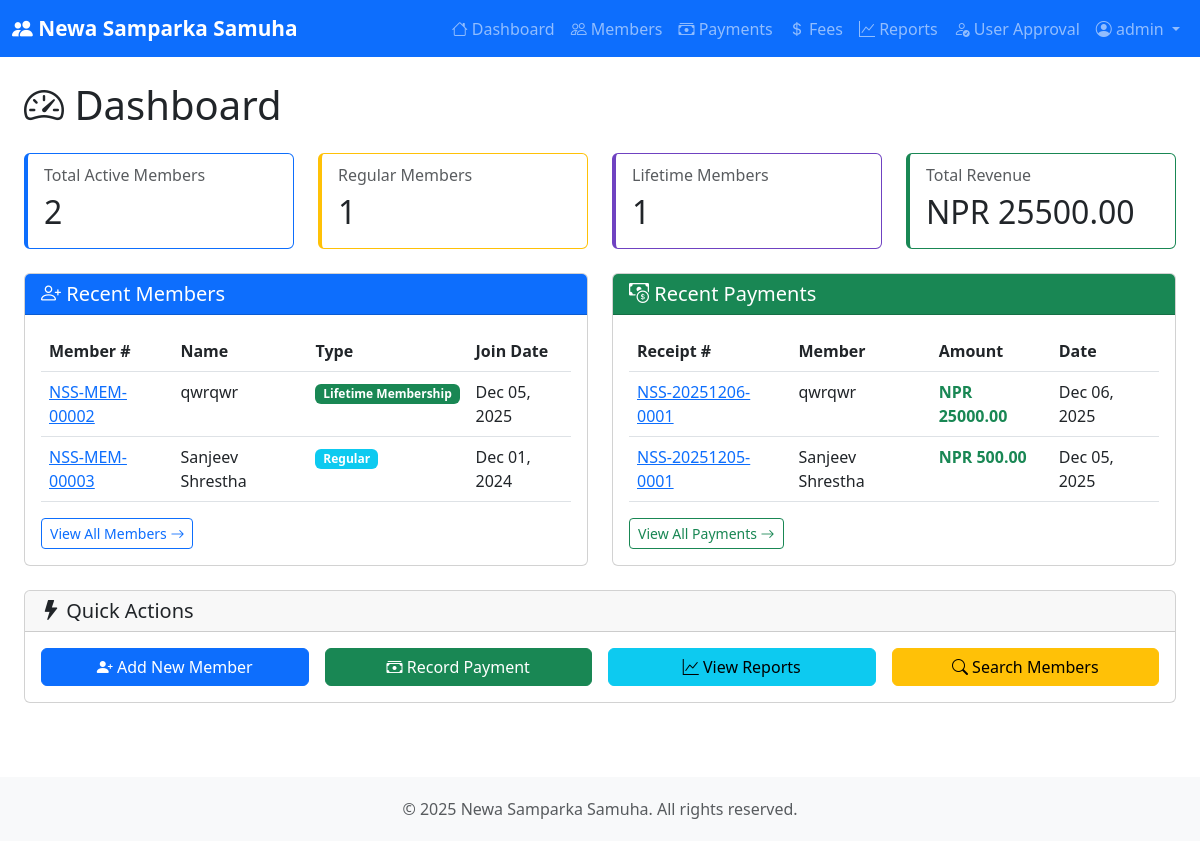
The app's page / (signed in) with its own data.
### membership/models.py (models this page shows, shortened)
class Member(models.Model):
    name = models.CharField(max_length=200, verbose_name="Full Name")
    phone_regex = RegexValidator(
        regex=r'^\+?1?\d{9,15}$',
        message="Phone number must be entered in the format: '+999999999'. Up to 15 digits allowed."
    )
    phone_number = models.CharField(
        validators=[phone_regex],
        max_length=17,
        verbose_name="Phone Number"
    )
    email = models.EmailField(verbose_name="Email Address")
    permanent_address = models.TextField(verbose_name="Permanent Address")
    current_address = models.TextField(verbose_name="Current Address")
    date_of_birth = models.DateField(
        verbose_name="Date of Birth",
        blank=True,
        null=True
    )
    photograph = models.ImageField(
        upload_to='member_photos/',
        verbose_name="Photograph",
        blank=True,
        null=True,
        help_text="Upload member's photograph (JPG, PNG)"
    )
    father_name = models.CharField(max_length=200, verbose_name="Father's Name")
    mother_name = models.CharField(max_length=200, verbose_name="Mother's Name")
    spouse_name = models.CharField(
        max_length=200,
        blank=True,
        null=True,
        verbose_name="Spouse Name"
    )
    citizenship_number = models.CharField(
        max_length=50,
        unique=True,
        verbose_name="Citizenship Number"
    )
    citizenship_issue_date = models.DateField(
        verbose_name="Citizenship Issue Date",
        blank=True,
        null=True
    )
    citizenship_issue_district = models.CharField(
        max_length=100,
        verbose_name="Citizenship Issue District",
        blank=True,
        null=True
    )
    MEMBERSHIP_CHOICES = [
        ('REGULAR', 'Regular'),
        ('LIFETIME', 'Lifetime Membership'),
    ]
    membership_type = models.CharField(
        max_length=20,
        choices=MEMBERSHIP_CHOICES,
        default='REGULAR',
        verbose_name="Membership Type"
    )
    membership_number = models.CharField(
        max_length=50,
        unique=True,
        verbose_name="Membership Number"
    )
    join_date = models.DateField(default=timezone.now, verbose_name="Join Date")
    is_active = models.BooleanField(default=True, verbose_name="Active Status")
    PAYMENT_FREQUENCY_CHOICES = [
        ('ANNUAL', 'Annual'),
        ('MONTHLY', 'Monthly'),
    ]
    payment_frequency = models.CharField(
        max_length=20,
        choices=PAYMENT_FREQUENCY_CHOICES,
        default='ANNUAL',
        verbose_name="Payment Frequency",
        help_text="How often member pays (only for Regular members)"
    )
    last_payment_date = models.DateField(
        blank=True,
        null=True,
        verbose_name="Last Payment Date",
        help_text="Date of most recent payment"
    )
    membership_valid_until = models.DateField(
        blank=True,
        null=True,
        verbose_name="Membership Valid Until",
        help_text="Date when membership expires (null for lifetime members)"
    )
    created_at = models.DateTimeField(auto_now_add=True)
    updated_at = models.DateTimeField(auto_now=True)
    class Meta:
        ordering = ['-join_date']
        verbose_name = "Member"
        verbose_name_plural = "Members"

class Payment(models.Model):
    member = models.ForeignKey(
        Member,
        on_delete=models.CASCADE,
        related_name='payments',
        verbose_name="Member"
    )
    membership_fee = models.ForeignKey(
        MembershipFee,
        on_delete=models.PROTECT,
        related_name='payments',
        verbose_name="Fee Structure"
    )
    amount = models.DecimalField(
        max_digits=10,
        decimal_places=2,
        verbose_name="Payment Amount"
    )
    payment_date = models.DateField(default=timezone.now, verbose_name="Payment Date")
    PAYMENT_MODE_CHOICES = [
        ('CASH', 'Cash'),
        ('BANK_TRANSFER', 'Bank Transfer'),
        ('ONLINE', 'Online Payment'),
        ('CHEQUE', 'Cheque'),
    ]
    payment_mode = models.CharField(
        max_length=20,
        choices=PAYMENT_MODE_CHOICES,
        verbose_name="Payment Mode"
    )
    transaction_reference = models.CharField(
        max_length=100,
        blank=True,
        null=True,
        verbose_name="Transaction Reference"
    )
    receipt_number = models.CharField(
        max_length=50,
        unique=True,
        verbose_name="Receipt Number"
    )
    collected_by = models.CharField(
        max_length=100,
        blank=True,
        null=True,
        verbose_name="Collected By"
    )
    remarks = models.TextField(
        blank=True,
        null=True,
        verbose_name="Remarks"
    )
    created_at = models.DateTimeField(auto_now_add=True)
    updated_at = models.DateTimeField(auto_now=True)
    class Meta:
        ordering = ['-payment_date']
        verbose_name = "Payment"
        verbose_name_plural = "Payments"

### membership/views.py (the view)
# urls.py: path('', views.home, name='home'),
@login_required
def home(request):
    context = {
        'total_members': Member.objects.filter(is_active=True).count(),
        'regular_members': Member.objects.filter(membership_type='REGULAR', is_active=True).count(),
        'lifetime_members': Member.objects.filter(membership_type='LIFETIME', is_active=True).count(),
        'total_revenue': Payment.objects.aggregate(total=Sum('amount'))['total'] or 0,
        'recent_members': Member.objects.filter(is_active=True).order_by('-join_date')[:5],
        'recent_payments': Payment.objects.order_by('-payment_date')[:10],
    }
    return render(request, 'membership/home.html', context)

### membership/templates/membership/home.html (shortened to what this page needs)
{% extends 'membership/base.html' %}
{% block content %}
<div class="container-fluid">
    <h1 class="mb-4">
        <i class="bi bi-speedometer2"></i> Dashboard
    </h1>
    <div class="row g-4 mb-4">
        <div class="col-md-3">
            <div class="card stat-card members">
                <div class="card-body">
                    <h6 class="card-subtitle text-muted mb-2">Total Active Members</h6>
                    <h2 class="card-title mb-0">{{ total_members }}</h2>
                </div>
            </div>
        </div>
        <div class="col-md-3">
            <div class="card stat-card regular">
                <div class="card-body">
                    <h6 class="card-subtitle text-muted mb-2">Regular Members</h6>
                    <h2 class="card-title mb-0">{{ regular_members }}</h2>
                </div>
            </div>
        </div>
        <div class="col-md-3">
            <div class="card stat-card lifetime">
                <div class="card-body">
                    <h6 class="card-subtitle text-muted mb-2">Lifetime Members</h6>
                    <h2 class="card-title mb-0">{{ lifetime_members }}</h2>
                </div>
            </div>
        </div>
        <div class="col-md-3">
            <div class="card stat-card revenue">
                <div class="card-body">
                    <h6 class="card-subtitle text-muted mb-2">Total Revenue</h6>
                    <h2 class="card-title mb-0">NPR {{ total_revenue|floatformat:2 }}</h2>
                </div>
            </div>
        </div>
    </div>
    <div class="row">
        <div class="col-lg-6 mb-4">
            <div class="card">
                <div class="card-header bg-primary text-white">
                    <h5 class="mb-0"><i class="bi bi-person-plus"></i> Recent Members</h5>
                </div>
                <div class="card-body">
                    {% if recent_members %}
                    <div class="table-responsive">
                        <table class="table table-hover">
                            <thead>
                                <tr>
                                    <th>Member #</th>
                                    <th>Name</th>
                                    <th>Type</th>
                                    <th>Join Date</th>
                                </tr>
                            </thead>
                            <tbody>
                                {% for member in recent_members %}
                                <tr>
                                    <td>
                                        <a href="{% url 'membership:member_detail' member.pk %}">
                                            {{ member.membership_number }}
                                        </a>
                                    </td>
                                    <td>{{ member.name }}</td>
                                    <td>
                                        <span class="badge bg-{% if member.membership_type == 'LIFETIME' %}success{% else %}info{% endif %}">
                                            {{ member.get_membership_type_display }}
                                        </span>
                                    </td>
                                    <td>{{ member.join_date|date:"M d, Y" }}</td>
                                </tr>
                                {% endfor %}
                            </tbody>
                        </table>
                    </div>
                    {% else %}
                    <p class="text-muted">No members yet.</p>
                    {% endif %}
                    <a href="{% url 'membership:member_list' %}" class="btn btn-sm btn-outline-primary">
                        View All Members <i class="bi bi-arrow-right"></i>
                    </a>
                </div>
            </div>
        </div>
        <div class="col-lg-6 mb-4">
            <div class="card">
                <div class="card-header bg-success text-white">
                    <h5 class="mb-0"><i class="bi bi-cash-coin"></i> Recent Payments</h5>
                </div>
                <div class="card-body">
                    {% if recent_payments %}
                    <div class="table-responsive">
                        <table class="table table-hover">
                            <thead>
                                <tr>
                                    <th>Receipt #</th>
                                    <th>Member</th>
                                    <th>Amount</th>
                                    <th>Date</th>
                                </tr>
                            </thead>
                            <tbody>
                                {% for payment in recent_payments %}
                                <tr>
                                    <td>
                                        <a href="{% url 'membership:payment_receipt' payment.pk %}">
                                            {{ payment.receipt_number }}
                                        </a>
                                    </td>
                                    <td>{{ payment.member.name|truncatewords:3 }}</td>
                                    <td class="text-success fw-bold">NPR {{ payment.amount|floatformat:2 }}</td>
                                    <td>{{ payment.payment_date|date:"M d, Y" }}</td>
                                </tr>
                                {% endfor %}
                            </tbody>
                        </table>
                    </div>
                    {% else %}
                    <p class="text-muted">No payments yet.</p>
                    {% endif %}
                    <a href="{% url 'membership:payment_list' %}" class="btn btn-sm btn-outline-success">
                        View All Payments <i class="bi bi-arrow-right"></i>
                    </a>
                </div>
            </div>
        </div>
    </div>
    <div class="row">
        <div class="col-12">
            <div class="card">
                <div class="card-header">
                    <h5 class="mb-0"><i class="bi bi-lightning-fill"></i> Quick Actions</h5>
                </div>
                <div class="card-body">
                    <div class="row g-3">
                        <div class="col-md-3">
                            <a href="{% url 'membership:member_add' %}" class="btn btn-primary w-100">
                                <i class="bi bi-person-plus-fill"></i> Add New Member
                            </a>
                        </div>
                        <div class="col-md-3">
                            <a href="{% url 'membership:payment_add' %}" class="btn btn-success w-100">
                                <i class="bi bi-cash-stack"></i> Record Payment
                            </a>
                        </div>
                        <div class="col-md-3">
                            <a href="{% url 'membership:revenue_report' %}" class="btn btn-info w-100">
                                <i class="bi bi-graph-up"></i> View Reports
                            </a>
                        </div>
                        <div class="col-md-3">
                            <a href="{% url 'membership:member_list' %}" class="btn btn-warning w-100">
                                <i class="bi bi-search"></i> Search Members
                            </a>
                        </div>
                    </div>
                </div>
            </div>
        </div>
    </div>
</div>
{% endblock %}

### membership/templates/membership/base.html (shortened to what this page needs)
<!DOCTYPE html>
<html lang="en">
<head>
    <link href="https://cdn.jsdelivr.net/npm/bootstrap@5.3.0/dist/css/bootstrap.min.css" rel="stylesheet">
    <link rel="stylesheet" href="https://cdn.jsdelivr.net/npm/bootstrap-icons@1.11.0/font/bootstrap-icons.css">
</head>
<body>
    <nav class="navbar navbar-expand-lg navbar-dark bg-primary no-print">
        <div class="container-fluid">
            <a class="navbar-brand" href="{% url 'membership:home' %}">
                <i class="bi bi-people-fill"></i> Newa Samparka Samuha
            </a>
            <div class="collapse navbar-collapse" id="navbarNav">
                <ul class="navbar-nav ms-auto">
                    {% if user.is_authenticated %}
                    <li class="nav-item">
                        <a class="nav-link" href="{% url 'membership:home' %}">
                            <i class="bi bi-house"></i> Dashboard
                        </a>
                    </li>
                    <li class="nav-item">
                        <a class="nav-link" href="{% url 'membership:member_list' %}">
                            <i class="bi bi-people"></i> Members
                        </a>
                    </li>
                    <li class="nav-item">
                        <a class="nav-link" href="{% url 'membership:payment_list' %}">
                            <i class="bi bi-cash-stack"></i> Payments
                        </a>
                    </li>
                    <li class="nav-item">
                        <a class="nav-link" href="{% url 'membership:fee_list' %}">
                            <i class="bi bi-currency-dollar"></i> Fees
                        </a>
                    </li>
                    <li class="nav-item">
                        <a class="nav-link" href="{% url 'membership:revenue_report' %}">
                            <i class="bi bi-graph-up"></i> Reports
                        </a>
                    </li>
                    {% if user.is_superuser or user.is_staff %}
                    <li class="nav-item">
                        <a class="nav-link" href="{% url 'membership:user_approval_list' %}">
                            <i class="bi bi-person-check"></i> User Approval
                        </a>
                    </li>
                    {% endif %}
                    <li class="nav-item dropdown">
                        <a class="nav-link dropdown-toggle" href="#" id="userDropdown" role="button"
                           data-bs-toggle="dropdown" aria-expanded="false">
                            <i class="bi bi-person-circle"></i> {{ user.first_name|default:user.username }}
                        </a>
                    </li>
                    {% endif %}
                </ul>
            </div>
        </div>
    </nav>
    <main class="container-fluid py-4">
        {% block content %}{% endblock %}
    </main>
    <footer class="text-center no-print">
        <div class="container">
            <p class="text-muted mb-0">
                &copy; 2025 Newa Samparka Samuha. All rights reserved.
            </p>
        </div>
    </footer>
</body>
</html>

### records on screen
Member: membership_number "NSS-MEM-00002", name "qwrqwr", membership_type "Lifetime Membership", join_date "Dec 05, 2025"
Member: membership_number "NSS-MEM-00003", name "Sanjeev Shrestha", membership_type "Regular", join_date "Dec 01, 2024"
Payment: receipt_number "NSS-20251206-0001", member.name "qwrqwr", amount "25000.00", payment_date "Dec 06, 2025"
Payment: receipt_number "NSS-20251205-0001", member.name "Sanjeev Shrestha", amount "500.00", payment_date "Dec 05, 2025"

### other values on screen
{{ user.first_name|default:user.username }} "admin"
{{ total_members }} "2"
{{ regular_members }} "1"
{{ lifetime_members }} "1"
{{ total_revenue|floatformat:2 }} "25500.00"
